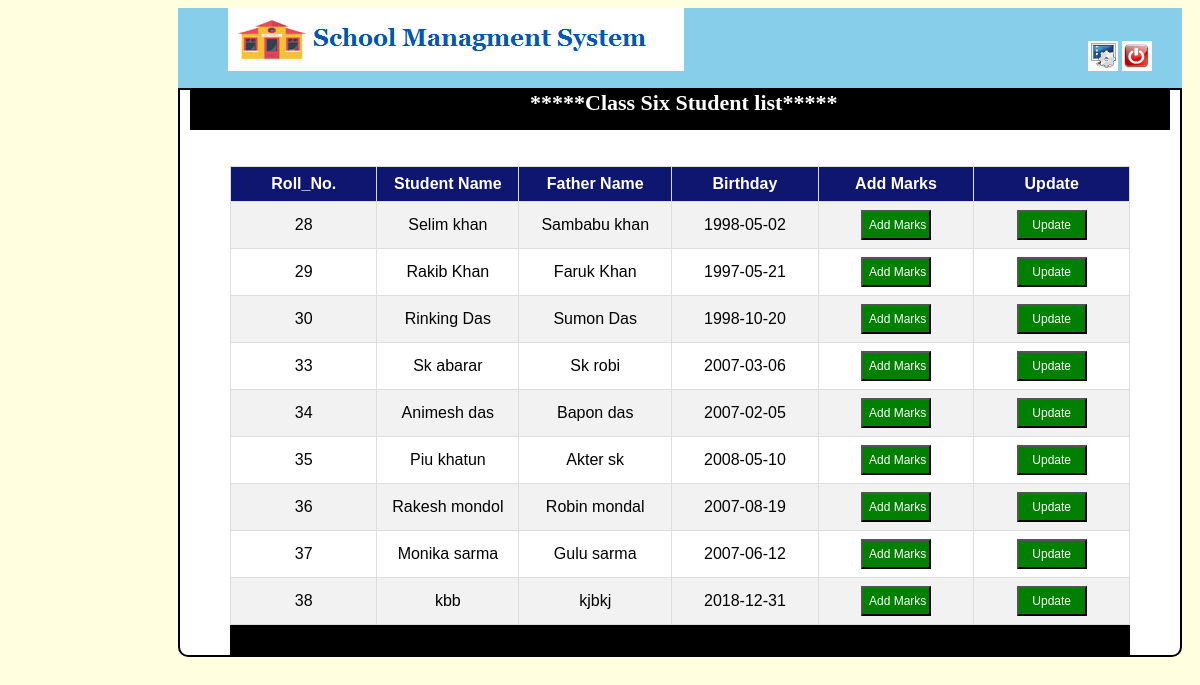
Screenshot of /result_class_six.php with the database file from the repository.
### tables this page shows
CREATE TABLE `class_six` (
  `id` int(11) NOT NULL,
  `sname` varchar(100) NOT NULL,
  `gender` varchar(25) NOT NULL,
  `fname` varchar(100) NOT NULL,
  `mname` varchar(100) NOT NULL,
  `address` text NOT NULL,
  `pin` int(8) NOT NULL,
  `mail` varchar(255) NOT NULL,
  `mobile` varchar(100) NOT NULL,
  `dob` varchar(100) NOT NULL,
  `age` varchar(10) NOT NULL,
  `school` varchar(255) NOT NULL,
  `tong` varchar(255) NOT NULL,
  `religian` varchar(100) NOT NULL,
  `income` varchar(100) NOT NULL,
  `bang` int(3) NOT NULL,
  `eng` int(3) NOT NULL,
  `math` int(3) NOT NULL,
  `phy` int(3) NOT NULL,
  `geo` int(3) NOT NULL,
  `his` int(3) NOT NULL,
  `total` int(10) NOT NULL,
  `date_time` varchar(100) NOT NULL
);

### result_class_six.php (the view, shortened to what this page needs)
<!DOCTYPE html>
<html>
<head>
</head>
<body bgcolor="lightyellow">
	<div class="header_left">
		<a href="teachers_profile.php"><img src="headeta.png" class="header_img"></a>
		      <a href="change_pass.php" class="header_right"><img src="sett.png" ></a>
		<a href="logout.php"><img src="logout.png"></a>
	</div>
    <div class="body">
    	<div class="menu">
    		      <b class="header_text">  *****Class Six Student list*****</b>
    	</div>  <br><br>
            <div class="form">
<div class="fm">
<table id="customers">
  <tr>
    <th>Roll_No.</th>
    <th>Student Name</th>
    <th>Father Name</th>
    <th>Birthday</th>
    <th>Add Marks</th>
    <th>Update</th>
  </tr>
  <?php
include "connection.php";
$qer=mysqli_query($conn,"select * from class_six ");
while($res=mysqli_fetch_assoc($qer))
{
?>
  <tr>
    <td class="tdh"><?php echo $res['id'];  ?></td>
    <td class="tdh"><?php echo $res['sname'];  ?></td>
    <td class="tdh"><?php echo $res['fname'];  ?></td>
    <td class="tdh"><?php echo $res['dob'];  ?></td>
    <td class="tdh" style="text-align: center;">
        <a href="res_six.php?id=<?php echo $res['id']; ?>">
        <input type="button" name="" value="Add Marks" class="tdb"></a></td>
     <td style=" text-align:  center;"><a href="result_six_update.php?id=<?php echo $res['id']; ?>"><input " type="button" name="" value="Update" class="tdb"></a></td>
  </tr>
   <?php } ?>
</table>
  </div>
   <div class="admin"></div>
</div>
         </div>
</body>
</html>

### result_class_six.php (style rules this page uses)
.header_left { height: 80px; width: 1004px; background-color: skyblue; margin-left: 170px; }
.header_img { margin-left: 50px; }
.header_right { margin-left: 400px; }
.body { width: 1000px; margin-left: 170px; border: 2px solid black; border-left: 2px solid black; border-right: 2px solid black; background-color: white; border-bottom-left-radius: 10px; border-bottom-right-radius: 10px; }
.menu { background-color: black; height: 40px; width: 980px; margin-left: 10px; }
.header_text { color: white; font-size: 22px; margin-left: 340px; }
.form { margin-left: 50px; }
b { font-size: 20px; font-weight: bold; color: blue; margin-left:30px; }
#customers { font-family: "Trebuchet MS", Arial, Helvetica, sans-serif; border-collapse: collapse; width: 100%; }
#customers td, #customers th { border: 1px solid #ddd; padding: 8px; }
#customers tr:nth-child(even) { background-color: #f2f2f2; }
#customers th { padding-top: 8px; padding-bottom: 8px; text-align: center; background-color: #0f166f; color: white; width: 20px; }
.fm { width: 900px; margin-left: 0px; }
.tdh { text-align: center; }
.tdb { text-align: center; height: 30px; width: 70px; font-size: 12px; cursor: pointer; background-color: green; color: white; }
.admin { height: 30px; width: 900px; background: black; margin-left: 0px; color: white; font-size: 20px; text-align: center; }

### rows the page displays
class_six: id "28", sname "Selim khan", fname "Sambabu khan", dob "1998-05-02"
class_six: id "29", sname "Rakib Khan", fname "Faruk Khan", dob "1997-05-21"
class_six: id "30", sname "Rinking Das", fname "Sumon Das", dob "1998-10-20"
class_six: id "33", sname "Sk abarar", fname "Sk robi", dob "2007-03-06"
class_six: id "34", sname "Animesh das", fname "Bapon das", dob "2007-02-05"
class_six: id "35", sname "Piu khatun", fname "Akter sk", dob "2008-05-10"
class_six: id "36", sname "Rakesh mondol", fname "Robin mondal", dob "2007-08-19"
class_six: id "37", sname "Monika sarma", fname "Gulu sarma", dob "2007-06-12"
class_six: id "38", sname "kbb", fname "kjbkj", dob "2018-12-31"
